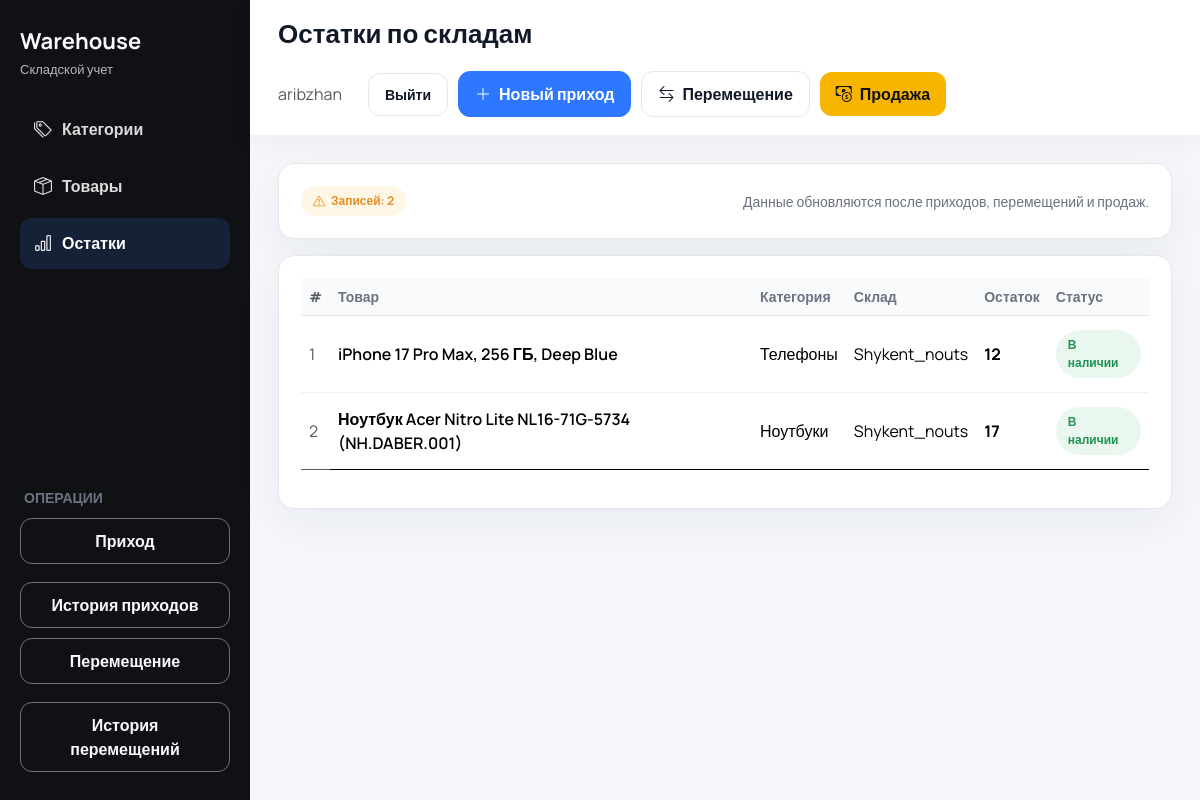
Page /stocks/ (signed in) on the committed database.
### inventory/models.py (models this page shows, shortened)
class Stock(models.Model):
    warehouse = models.ForeignKey(
        Warehouse, on_delete=models.CASCADE, related_name="stocks"
    )
    product = models.ForeignKey(
        Product, on_delete=models.CASCADE, related_name="stocks"
    )
    quantity = models.PositiveIntegerField(default=0)
    class Meta:
        unique_together = ("warehouse", "product")
        verbose_name = "Остаток"
        verbose_name_plural = "Остатки"

class Product(models.Model):
    name = models.CharField(max_length=255)
    category = models.ForeignKey(
        Category, on_delete=models.PROTECT, related_name="products"
    )
    purchase_price = models.DecimalField(max_digits=12, decimal_places=2)
    selling_price = models.DecimalField(max_digits=12, decimal_places=2)
    photo = models.ImageField(upload_to="products/", blank=True, null=True)
    class Meta:
        ordering = ("name",)
        unique_together = ("name", "category")
        verbose_name = "Товар"
        verbose_name_plural = "Товары"

class Category(models.Model):
    name = models.CharField(max_length=150, unique=True)
    description = models.TextField(blank=True)
    is_active = models.BooleanField(default=True)
    created_at = models.DateTimeField(auto_now_add=True)
    class Meta:
        ordering = ("name",)
        verbose_name = "Категория"
        verbose_name_plural = "Категории"

class Warehouse(models.Model):
    code = models.CharField(
        max_length=20,
        unique=True,
        default=generate_warehouse_code,
        editable=False,
    )
    name = models.CharField(max_length=150, unique=True)
    location = models.CharField(max_length=255)
    created_at = models.DateTimeField(auto_now_add=True)
    class Meta:
        ordering = ("name",)
        verbose_name = "Склад"
        verbose_name_plural = "Склады"

### inventory/views.py (the view)
# urls.py: path("stocks/", views.stock_list, name="stock_list"),
def stock_list(request):
    if not request.user.is_authenticated:
        return redirect("inventory:login")
    _require_access(request.user, "stocks")
    employee_wh = _user_warehouse(request.user)
    stocks = (
        Stock.objects.select_related("warehouse", "product", "product__category")
        .order_by("warehouse__name", "product__name")
    )
    if employee_wh and not request.user.is_superuser:
        stocks = stocks.filter(warehouse=employee_wh)
    return render(
        request,
        "inventory/stock_list.html",
        {"stocks": stocks},
    )

### inventory/context_processors.py (called while the page is built)
def accessible_sections(request) -> dict[str, set[str]]:
    slugs: Set[str] = set()
    user = getattr(request, "user", None)
    if user and user.is_authenticated:
        if user.is_superuser:
            slugs = {
                "categories",
                "products",
                "warehouses",
                "employees",
                "stocks",
                "operations",
                "reports",
                "incoming",
                "movements",
                "sales",
                "orders",
                "logs",
            }
        else:
            employee = getattr(user, "employee_profile", None)
            if employee:
                slugs = set(employee.access_sections.values_list("slug", flat=True))
    return {"accessible_sections": slugs}

### inventory/views.py (called while the page is built)
def _user_warehouse(user):
    if getattr(user, "is_superuser", False):
        return None
    employee = getattr(user, "employee_profile", None)
    return getattr(employee, "warehouse", None)

def _require_access(user, slug: str):
    if getattr(user, "is_superuser", False):
        return
    employee = getattr(user, "employee_profile", None)
    if not employee:
        raise PermissionDenied("Недостаточно прав.")
    if not employee.access_sections.filter(slug=slug).exists():
        raise PermissionDenied("Недостаточно прав.")

### inventory/templates/inventory/stock_list.html (shortened to what this page needs)
{% extends "inventory/base.html" %}
{% block page_title %}Остатки по складам{% endblock %}
{% block header_actions %}
    <a href="{% url 'inventory:incoming_add' %}" class="btn btn-primary btn-icon"><i class="bi bi-plus-lg"></i> Новый приход</a>
    <a href="{% url 'inventory:movement_add' %}" class="btn btn-outline-secondary btn-icon"><i class="bi bi-arrow-left-right"></i> Перемещение</a>
    <a href="{% url 'inventory:sale_add' %}" class="btn btn-warning btn-icon"><i class="bi bi-cash-coin"></i> Продажа</a>
{% endblock %}
{% block content %}
<div class="card mb-3">
    <div class="card-body d-flex flex-wrap justify-content-between align-items-center gap-3">
        <div class="status-pill warning">
            <i class="bi bi-exclamation-triangle"></i>
            Записей: {{ stocks|length }}
        </div>
        <div class="muted small">Данные обновляются после приходов, перемещений и продаж.</div>
    </div>
</div>
<div class="card">
    <div class="card-body">
        <div class="table-responsive">
            <table class="table table-modern align-middle">
                <thead>
                <tr>
                    <th class="text-muted">#</th>
                    <th>Товар</th>
                    <th>Категория</th>
                    <th>Склад</th>
                    <th>Остаток</th>
                    <th>Статус</th>
                </tr>
                </thead>
                <tbody>
                {% for stock in stocks %}
                    <tr>
                        <td class="text-muted">{{ forloop.counter }}</td>
                        <td class="fw-semibold">{{ stock.product.name }}</td>
                        <td>{{ stock.product.category.name }}</td>
                        <td>{{ stock.warehouse.name }}</td>
                        <td class="fw-bold">{{ stock.quantity }}</td>
                        <td>
                            {% if stock.quantity > 0 %}
                                <span class="status-pill success">В наличии</span>
                            {% else %}
                                <span class="status-pill danger">Нет в наличии</span>
                            {% endif %}
                        </td>
                    </tr>
                {% empty %}
                    <tr>
                        <td colspan="6" class="text-center text-muted py-4">Нет данных.</td>
                    </tr>
                {% endfor %}
                </tbody>
            </table>
        </div>
    </div>
</div>
{% endblock %}

### inventory/templates/inventory/base.html (shortened to what this page needs)
{% load static %}
<!DOCTYPE html>
<html lang="ru">
<head>
    <link href="https://cdn.jsdelivr.net/npm/bootstrap@5.3.3/dist/css/bootstrap.min.css" rel="stylesheet">
    <link href="https://cdn.jsdelivr.net/npm/bootstrap-icons@1.11.3/font/bootstrap-icons.css" rel="stylesheet">
    <link href="{% static 'css/dashboard.css' %}" rel="stylesheet">
</head>
<body>
<div class="app-shell">
    {% if request.user.is_authenticated %}
            {% with current=request.resolver_match.url_name %}
            {% with allowed=accessible_sections %}
    <aside class="app-sidebar">
        <div class="app-sidebar__brand">
            <h1>Warehouse</h1>
            <span>Складской учет</span>
        </div>
        <nav class="sidebar-nav">
                {% if request.user.is_superuser or 'categories' in allowed %}
                <a class="sidebar-link {% if current == 'category_list' or current == 'category_add' %}active{% endif %}" href="{% url 'inventory:category_list' %}">
                    <i class="bi bi-tags"></i>
                    <span>Категории</span>
                </a>
                {% endif %}
                {% if request.user.is_superuser or 'products' in allowed %}
                <a class="sidebar-link {% if current == 'product_list' or current == 'product_add' %}active{% endif %}" href="{% url 'inventory:product_list' %}">
                    <i class="bi bi-box-seam"></i>
                    <span>Товары</span>
                </a>
                {% endif %}
                {% if request.user.is_superuser or 'stocks' in allowed %}
                <a class="sidebar-link {% if current == 'stock_list' %}active{% endif %}" href="{% url 'inventory:stock_list' %}">
                    <i class="bi bi-bar-chart"></i>
                    <span>Остатки</span>
                </a>
                {% endif %}
        </nav>
        <div class="sidebar-actions">
            <div class="text-uppercase muted small fw-bold px-1">Операции</div>
            {% if request.user.is_superuser or 'incoming' in allowed %}
            <a class="btn btn-outline-light" href="{% url 'inventory:incoming_add' %}">Приход</a>
            <a class="btn btn-outline-light mt-2" href="{% url 'inventory:incoming_list' %}">История приходов</a>
            {% endif %}
            {% if request.user.is_superuser or 'movements' in allowed %}
            <a class="btn btn-outline-light" href="{% url 'inventory:movement_add' %}">Перемещение</a>
            <a class="btn btn-outline-light mt-2" href="{% url 'inventory:movement_list' %}">История перемещений</a>
            {% endif %}
        </div>
    </aside>
        {% endwith %}
        {% endwith %}
    {% endif %}
    <main class="app-main">
        <header class="app-header">
            <div class="header-inner">
                <div class="page-title">
                    <h2>{% block page_title %}Панель{% endblock %}</h2>
                </div>
                <div class="toolbar">
                    {% if request.user.is_authenticated %}
                        <span class="me-3 text-muted">{{ request.user.username }}</span>
                        <a href="{% url 'inventory:logout' %}" class="btn btn-outline-secondary btn-sm">Выйти</a>
                    {% else %}
                        <a href="{% url 'inventory:login' %}" class="btn btn-primary btn-sm">Войти</a>
                    {% endif %}
                    {% block header_actions %}{% endblock %}
                </div>
            </div>
        </header>
        <section class="page-wrapper">
            {% block content %}{% endblock %}
        </section>
    </main>
</div>
</body>
</html>

### static/css/dashboard.css (style rules this page uses)
:root { --bg: #f5f7fb; --sidebar: #0f1115; --sidebar-accent: #1d2330; --primary: #2d78ff; --primary-hover: #1f6bff; --muted: #6b7280; --text: #111827; --card: #ffffff; --border: #e5e7eb; --success: #23c16b; --warning: #ffae1f; --danger: #f25f5c; --radius: 16px; --shadow: 0 14px 45px rgba(23, 31, 56, 0.06); }
* { box-sizing: border-box; }
body { margin: 0; font-family: "Manrope", "Helvetica Neue", sans-serif; background: var(--bg); color: var(--text); min-height: 100vh; }
a { text-decoration: none; }
.app-shell { display: flex; min-height: 100vh; }
.app-sidebar { width: 250px; background: var(--sidebar); color: #f9fafb; padding: 28px 20px; display: flex; flex-direction: column; gap: 24px; }
.app-sidebar__brand { display: flex; flex-direction: column; gap: 6px; }
.app-sidebar__brand h1 { font-size: 22px; font-weight: 700; margin: 0; }
.app-sidebar__brand span { color: rgba(255, 255, 255, 0.7); font-size: 13px; }
.sidebar-nav { display: flex; flex-direction: column; gap: 6px; }
.sidebar-link { display: flex; align-items: center; gap: 10px; padding: 12px 14px; border-radius: 12px; color: rgba(255, 255, 255, 0.85); transition: background 0.2s ease, color 0.2s ease; font-weight: 600; }
.sidebar-link i { font-size: 18px; }
.sidebar-link.active { background: #142137; color: #ffffff; }
.sidebar-actions { margin-top: auto; display: flex; flex-direction: column; gap: 10px; }
.sidebar-actions .btn { width: 100%; }
.app-main { flex: 1; display: flex; flex-direction: column; }
.app-header { background: var(--card); box-shadow: 0 10px 25px rgba(0, 0, 0, 0.04); padding: 18px 28px; position: sticky; top: 0; z-index: 10; }
.header-inner { display: flex; align-items: center; justify-content: space-between; gap: 16px; flex-wrap: wrap; }
.page-title { display: flex; flex-direction: column; gap: 6px; }
.page-title h2 { margin: 0; font-size: 26px; font-weight: 700; }
.toolbar { display: inline-flex; align-items: center; gap: 10px; }
.page-wrapper { padding: 28px; width: 100%; }
.card { border: 1px solid var(--border); border-radius: var(--radius); box-shadow: var(--shadow); }
.card-body { padding: 22px 22px; }
.btn { border-radius: 12px; font-weight: 700; padding: 10px 16px; border: none; }
.btn-primary { background: var(--primary); border: 1px solid var(--primary); }
.btn-outline-light { border: 1px solid rgba(255, 255, 255, 0.4); color: #f9fafb; background: transparent; }
.btn-outline-secondary { border: 1px solid var(--border); color: var(--text); background: transparent; }
.btn-warning { background: #f7b500; border-color: #f7b500; color: #111; }
.btn-icon { display: inline-flex; align-items: center; gap: 8px; }
.muted { color: var(--muted); }
.table-modern { --bs-table-bg: transparent; --bs-table-striped-bg: transparent; }
.table-modern thead th { text-transform: none; font-size: 14px; color: var(--muted); border-bottom: 1px solid var(--border); background: #f9fafb; }
.table-modern tbody tr { border-bottom: 1px solid #eef0f4; }
.table-modern tbody tr:last-child { border-bottom: none; }
.table-modern td { vertical-align: middle; padding-top: 14px; padding-bottom: 14px; }
.status-pill { display: inline-flex; align-items: center; gap: 6px; padding: 6px 12px; border-radius: 999px; font-weight: 700; font-size: 12px; }
.status-pill.success { background: #e9f7ef; color: #1f9254; }
.status-pill.warning { background: #fff7e6; color: #e58e26; }

### rows in the picture
Stock: product.name "iPhone 17 Pro Max, 256 ГБ, Deep Blue", product.category.name "Телефоны", warehouse.name "Shykent_nouts", quantity "12", shows "В наличии"
Stock: product.name "Ноутбук Acer Nitro Lite NL16-71G-5734 (NH.DABER.001)", product.category.name "Ноутбуки", warehouse.name "Shykent_nouts", quantity "17", shows "В наличии"

### other values in the picture
{{ request.user.username }} "aribzhan"
{{ stocks|length }} "2"
